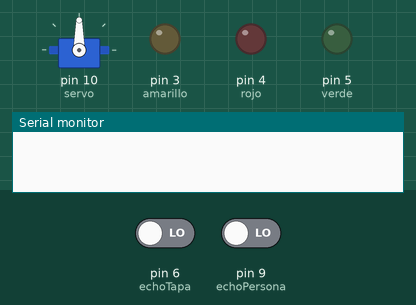
A sketch run on a simulated Arduino Uno, built with avr-gcc and run on an emulated ATmega328P. On the bench: servo, output pins drawn as LEDs (lit = HIGH), the last lines printed to the serial monitor. Inputs (shaded band) come from the test bench; at power-on: pin 6 (echoTapa) LOW, pin 9 (echoPersona) LOW. Pins used as bus, display or sensor lines are not drawn.

Above: at 0.1 s.
At 1.3 s:
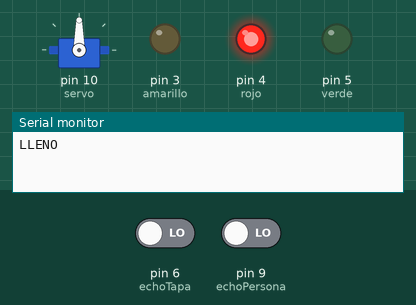
Timing chart, 0 to 2.8 s (numbered marks = the images above):
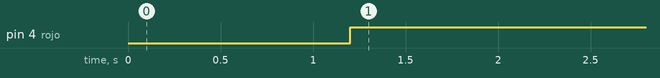

The sketch:

tacho_inteligente1.ino
```cpp
//librerias
#include <Servo.h>

//el tacho medirá 300 cm para hacer las pruebas.
// leds
int amarillo = 3;   //normal
int verde = 5;    //medio lleno
int rojo = 4;   //lleno

//ultrasonico de Tapa
int echoTapa = 6;
int triggerTapa = 7;
int tiempoTapa;
int distanciaTapa;

//ultrasonico de Persona -> cuando se acerca una persona al tacho
int echoPersona = 9;
int triggerPersona = 8;
int tiempoPersona;
int distanciaPersona;

//Servomotor
Servo servo;

void setup(){
  //leds
  pinMode(amarillo, OUTPUT);
  pinMode(rojo, OUTPUT);
  pinMode(verde, OUTPUT);

  //ultrasonicos
  pinMode(echoTapa, INPUT);
  pinMode(triggerTapa, OUTPUT);
  pinMode(echoPersona, INPUT);
  pinMode(triggerPersona, OUTPUT);
  Serial.begin(9600);

  //servo
  servo.attach(10); //pin 10 para servo
}


void loop()
{
  digitalWrite(triggerTapa, HIGH);
  delay(100);
  digitalWrite(triggerTapa, LOW);

  tiempoTapa = pulseIn(echoTapa, HIGH);   //obtenemos el ancho del pulso
  distanciaTapa = tiempoTapa/59;          //escalamos el tiempo a una distancia en cm
  delay(100);

  //Funcionamiento de la alerta
  //normal/vacio
  if(distanciaTapa>=200 & distanciaTapa<300){
    Serial.println("NORMAL/VACIO");
  digitalWrite(amarillo, HIGH);
    digitalWrite(rojo, LOW);
    digitalWrite(verde,LOW);
  }

  //medio lleno
  else if(distanciaTapa>=100 & distanciaTapa<200){
    Serial.println("MEDIO LLENO");
    digitalWrite(verde, HIGH);
    digitalWrite(rojo, LOW);
    digitalWrite(amarillo, LOW);
  }

  //lleno
  else if(distanciaTapa<100){
    Serial.println("LLENO");
    digitalWrite(rojo, HIGH);
    digitalWrite(verde, LOW);
    digitalWrite(amarillo,LOW);
  }
  /* -------------------------------- */
  digitalWrite(triggerPersona, HIGH);
  delay(100);
  digitalWrite(triggerPersona, LOW);

  tiempoPersona = pulseIn(echoPersona, HIGH);   //obtenemos el ancho del pulso
  distanciaPersona = tiempoPersona/59;         //escalamos el tiempo a una distancia en cm
  delay(100);
  //Funcionamiento de apertura de tapa -> se acerca alguien
  if(distanciaPersona<=150){
    servo.write(90);
  }
  else{
    servo.write(0);
  }
}
```

Measured:
- by itself, pin 4 (rojo): LOW → HIGH at 1.2 s
